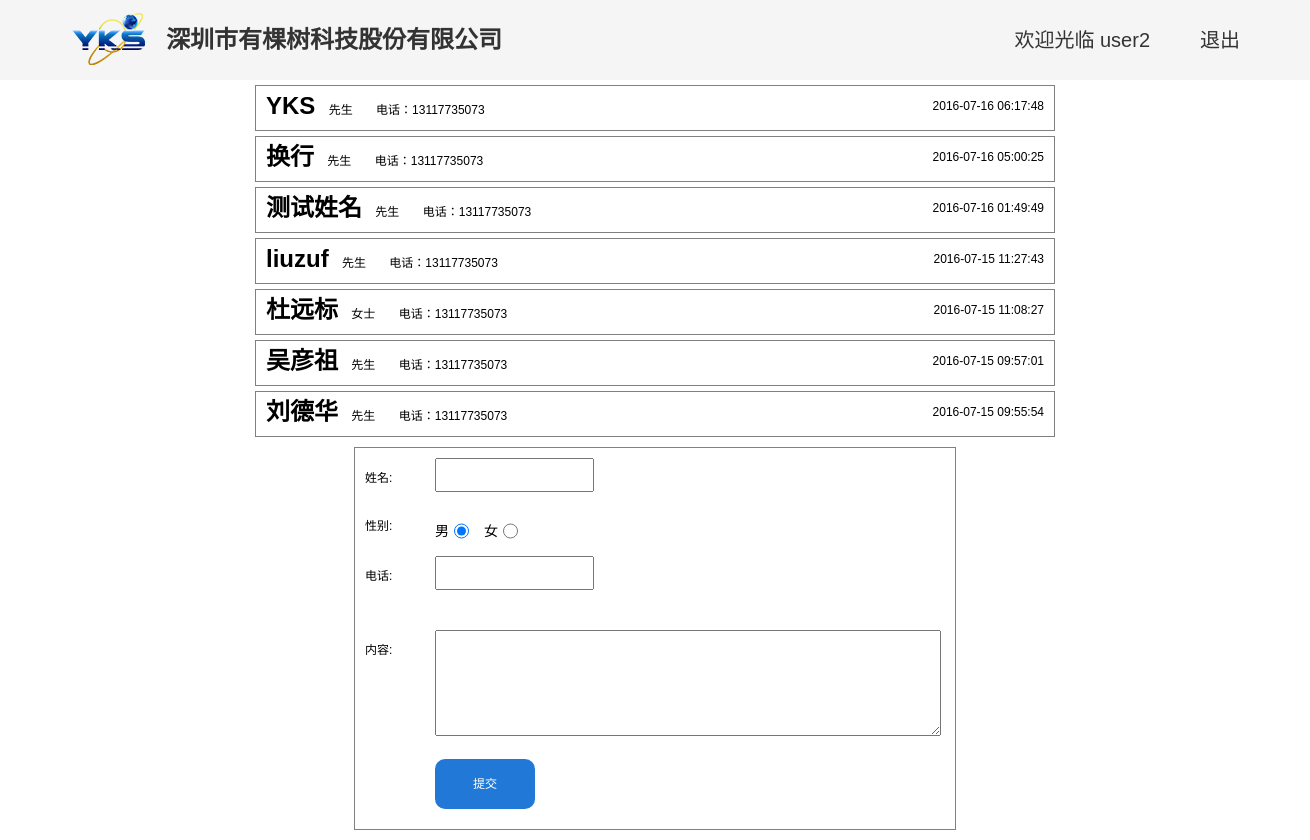
Page /index.php (signed in) on the committed database.
### tables this page shows
CREATE TABLE `messages` (
  `id` int(20) unsigned NOT NULL AUTO_INCREMENT,
  `username` varchar(255) DEFAULT NULL COMMENT '留言者姓名',
  `gender` enum('0','1') DEFAULT '0' COMMENT '性别（0=>男，1=>女）',
  `tel` varchar(11) DEFAULT NULL COMMENT '电话',
  `content` varchar(255) DEFAULT NULL COMMENT '留言内容',
  `createtime` int(20) DEFAULT NULL COMMENT '时间戳',
  PRIMARY KEY (`id`)
);

### MySQL.class.php (called while the page is built, shortened)
<?php
class MySQL
{
    private $link;
    function __construct($host, $user, $pwd, $database) {
        $this->link = mysqli_connect($host, $user, $pwd, $database);
        return $this->link;
    }
    public function query($sql_str){
       $result = mysqli_query($this->link, $sql_str);
       $data = array();
       if ($result && mysqli_num_rows($result)) {
        while ($row = mysqli_fetch_assoc($result)) {
            $data[] = $row;
        }
    }
    return $data;
}
}

### index.php (the view, shortened to what this page needs)
<?php
include 'MySQL.class.php';
$name = '';
if (isset($_SESSION['is_login'])) {
	$name = $_SESSION['is_login'];
}
$sql_obj = new MySQL('127.0.0.1','root','root','lzf');
$message_arr = array_reverse($sql_obj->query('SELECT * FROM messages'));
?>
<!DOCTYPE html>
<html>
<head>
	<link href="css/index.css" rel="stylesheet"/>
	<link href="css/init.css" rel="stylesheet"/>
	<link href="js/sweetalert/dist/sweetalert.css" rel="stylesheet" type="text/css" >
</head>
<body>
	<div class="header">
		<div class="container">
			<a class="logo" href="index.php">
				<img src="images/home_03.png">
				<h1>深圳市有棵树科技股份有限公司</h1>
			</a>
			<?php
			if ($name) {
				echo "<p class='logout' ><a href='index.php?act=logout'>退出</a></p>";
				echo "<a id='title' name='",$name,"'>欢迎光临  ",$name,"</a>";
			}else{
				echo "<a class='login' href='login.php'>登录</a>";
			}
			?>
		</div>
	</div>
	<div class="main">
		<div class="content">
			<div class="list">
				<?php foreach ($message_arr as $key => $value) { ?>
					<div class='message' >
						<div class='title' >
							<h1 class="name"><?php echo $value['username'];?></h1>
							<?php if ($value['gender']) {
								echo '先生';
							}else {
								echo '女士';
							}
							;?>
							<div class="tel" >
								电话：<?php echo $value['tel'];?>
							</div>
							<p class="time"><?php echo date('Y-m-d H:i:s',$value['createtime']);?></p>
						</div>
					</div>
					<?php } ?>
				</div>
				<div class="form">
					<form action="" method="POST">
						<div class="form_message"><label>姓名:</label><input type="text" id="username" name="username" /><br /></div>
						<div class="form_message"><label>性别:</label>
							<p class="gender_text">男 </p><input class="gender" type="radio" value="1" name="sex" checked>
							<p class="gender_text">女 </p><input class="gender" type="radio" value="0" name="sex"><br />
						</div>
						<div class="form_message"><label>电话:</label><input type="text" id="tel" name="tel" onblur="checkMobile(this)"/><span id= 'tip'></span><br /></div>
						<div class="form_message"><label>内容:</label><textarea type="text" id="content" name="content"></textarea><br /></div>
						<a id="dosubmit" >提交</a>
					</form>
				</div>
			</div>
		</div>
	</body>
	</html>

### css/index.css (style rules this page uses)
.header { width:100%; height: 80px; background: #f5f5f5; }
.container { width:1170px; margin:0 auto; }
.container img { margin-top: 10px; float: left; }
.container h1 { float: left; margin-top: 20px; margin-left: 20px; }
.container #title { margin: 0 0 0 50px; padding: 10px 0; float: right; text-align: center; height: 60px; line-height: 60px; font-size: 20px; display: block; }
.container .logout { margin: 0 0 0 50px; padding: 10px 0; float: right; text-align: center; height: 60px; line-height: 60px; font-size: 20px; display: block; }
.main { margin:0 auto; background: ; }
.content { width:800px; margin:0 auto; }
.form { margin:10px auto; width:600px; border:1px solid gray; padding:10px 0 20px 0; }
.form label { width:60px; padding:10px; float: left; }
.form input { height:30px; display: block; }
.form a { display: block; width: 100px; height: 50px; background: #2178d6; text-align: center; line-height: 50px; margin-left:80px; margin-top:20px; border-radius:10px; }
.form_message .gender { width: 15px; float:left; margin:10px 15px 10px 5px; }
.form_message .gender_text { float:left; font-size:14px; }
#content { width: 500px; height:100px; max-width: 500px; max-height: 150px; }
.list .message { border: 1px solid gray; margin:5px 0; line-height: 40px; }
.list .message .name { display: inline; padding:0 10px; }
.list .message .tel { display: inline; padding-left:20px; }
.list .message .time { display: inline; float:right; margin:0px; padding-right: 10px; }
#tip { padding: 5px; line-height: 40px; font-size: 14px; color:red; }

### css/init.css (style rules this page uses)
body { font-family: "微软雅黑", "Microsoft YaHei", "Hiragino Sans GB", Arial, Helvetica, sans-serif, tahoma !important; margin: 0; padding: 0; min-width: 1300px; width: 100%; font-size: 12px; background: white; }
input { margin: 0; padding: 0; font-family: "微软雅黑", "Microsoft YaHei", "Hiragino Sans GB", Arial, Helvetica, sans-serif, tahoma !important; font-size: 12px; }
img { border: none; }
a { text-decoration: none; }
a { color: #fff; outline: none; }
.header a { color: #333333; }

### rows in the picture
messages: username "YKS", gender "先生", tel "13117735073", createtime "2016-07-16 06:17:48"
messages: username "换行", gender "先生", tel "13117735073", createtime "2016-07-16 05:00:25"
messages: username "测试姓名", gender "先生", tel "13117735073", createtime "2016-07-16 01:49:49"
messages: username "liuzuf", gender "先生", tel "13117735073", createtime "2016-07-15 11:27:43"
messages: username "杜远标", gender "女士", tel "13117735073", createtime "2016-07-15 11:08:27"
messages: username "吴彦祖", gender "先生", tel "13117735073", createtime "2016-07-15 09:57:01"
messages: username "刘德华", gender "先生", tel "13117735073", createtime "2016-07-15 09:55:54"

### other values in the picture
$name "user2"
